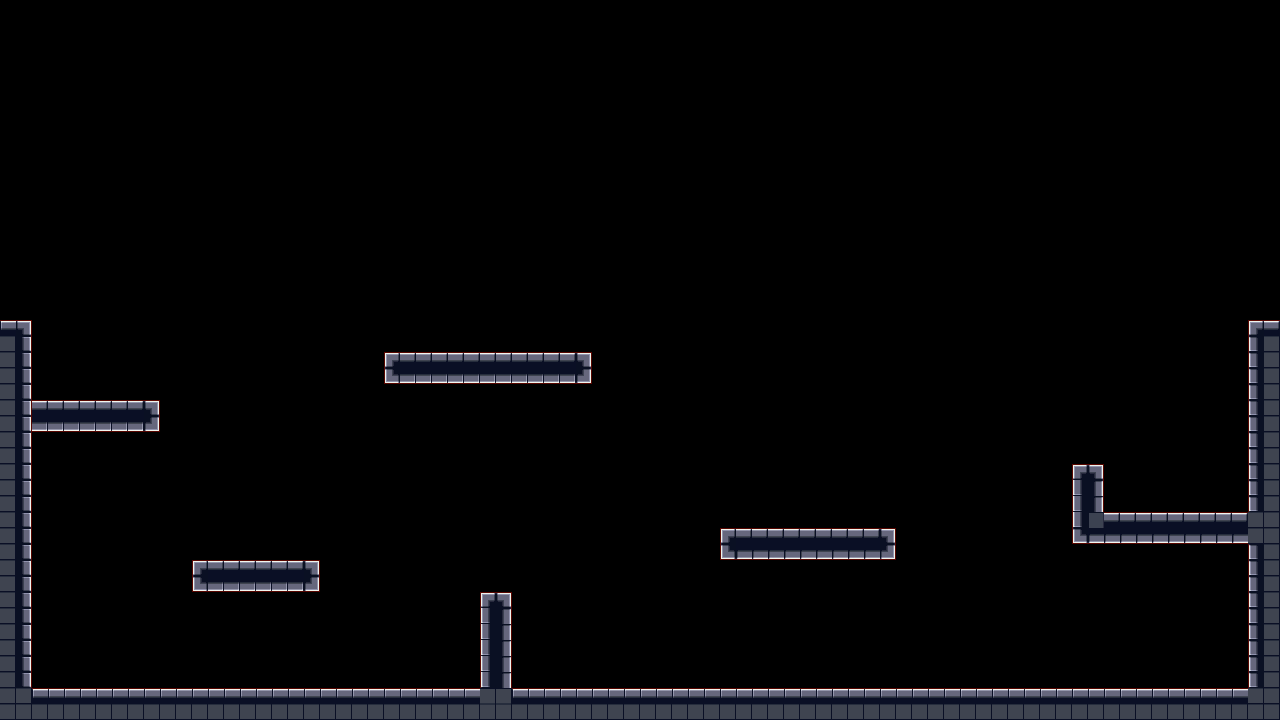

Below is a game level as drawn by its tile map, then a one-line description and the .tmx that defines it (tile-layer data replaced by summaries):
An orthogonal 80x45 tile map with 16x16 px tiles, 2 tile layers (collision, tiles), 2 tilesets.

<map version="1.0" orientation="orthogonal" width="80" height="45" tilewidth="16" tileheight="16">
 <tileset firstgid="1" name="collision" tilewidth="16" tileheight="16">
  <image source="collision.png" width="80" height="32" />
 </tileset>
 <tileset firstgid="11" name="tiles" tilewidth="16" tileheight="16">
  <image source="tiles.png" width="128" height="64" />
 </tileset>
 <layer name="collision" width="80" height="45">
  <data>[3600 cells, 372 non-empty, 2 distinct tile ids]</data>
 </layer>
 <layer name="tiles" width="80" height="45">
  <data>[3600 cells, 372 non-empty, 15 distinct tile ids]</data>
 </layer>
</map>
